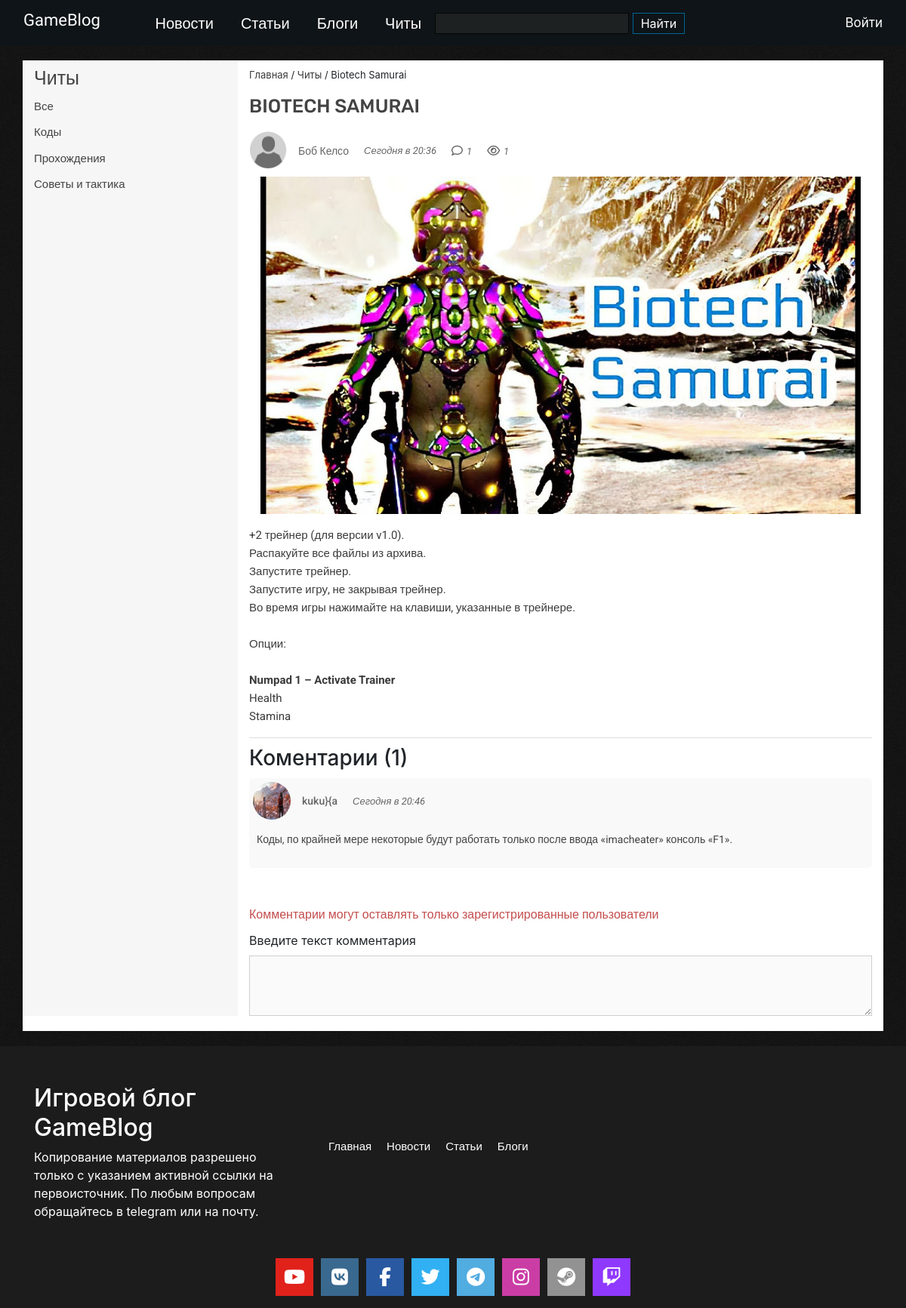
Screenshot of /cheats/detail/3 with the database file from the repository.
### tables this page shows
CREATE TABLE `category` (
  `id` int(11) NOT NULL,
  `title` varchar(255) NOT NULL,
  `code` varchar(255) NOT NULL,
  `table_name` varchar(255) NOT NULL
);

CREATE TABLE `cheats` (
  `id` int(11) NOT NULL,
  `cat_id` int(11) NOT NULL,
  `title` varchar(255) NOT NULL,
  `description` text NOT NULL,
  `author` varchar(50) NOT NULL,
  `date` datetime NOT NULL,
  `image` varchar(100) NOT NULL,
  `meta_desc` text NOT NULL,
  `meta_keywords` text NOT NULL,
  `showSlider` int(11) NOT NULL DEFAULT 0
);

CREATE TABLE `users` (
  `id` int(11) NOT NULL,
  `login` varchar(50) NOT NULL,
  `password` varchar(255) NOT NULL,
  `name` varchar(255) NOT NULL,
  `email` varchar(50) NOT NULL,
  `image` varchar(255) NOT NULL,
  `date` datetime NOT NULL,
  `role` enum('admin','user') NOT NULL
);

CREATE TABLE `comments` (
  `id` int(11) NOT NULL,
  `author_id` int(11) NOT NULL,
  `author` varchar(50) NOT NULL DEFAULT 'anonim',
  `text` text NOT NULL,
  `table_name` varchar(10) NOT NULL,
  `table_row_id` int(11) NOT NULL,
  `date` datetime NOT NULL,
  `active` int(11) NOT NULL DEFAULT 0
);

### public/index.php (called while the page is built, shortened)
<?php
$qStr = $_SERVER['QUERY_STRING'];
spl_autoload_register(function ($className){
    $className = ROOT .'/'. str_replace('\\', '/', $className) . '.php';
});
Router::dispatch($qStr);

### app/controllers/CheatsController.php (called while the page is built, shortened)
<?php
class CheatsController extends AppController
{
    public function detailAction()
    {
        $id = intval($this->route['id']);
        $comments = new Comment();
        $cheats = new Cheat();
        $detailCheat = $cheats->findOneByTable($id);
        $arrComments = $comments->getComments($id, 'cheats');
        $categoryCheats = $cheats->getCategory('category', 'cheats');
    }
}

### app/models/Comment.php (called while the page is built, shortened)
<?php
class Comment extends Model
{
    public function getComments($id, $table)
    {
        $sql = "SELECT C.author, C.date AS date, C.text, U.image FROM comments AS C JOIN {$table} AS N ON C.table_name = '{$table}' AND C.table_row_id = N.id JOIN users AS U ON U.id = C.author_id AND N.id = :id WHERE C.active = 1";
        return $this->db->query($sql, [':id' => $id]);
    }
}

### app/views/Cheats/detail.php (the view, shortened to what this page needs)
<div class="container">
    <div class="row main-content">
        <div class="col-xs-12 col-sm-12 col-md-3 col-lg-3 sidebar-article sidebar">
            <span class="sidebar-title">Читы</span>
            <div class="category-news">
                <ul class="category-news-list">
                    <li class="category-news_item"><a href="/cheats">Все</a></li>
                    <? foreach ($arrCategory as $category): ?>
                    <li class="category-news_item"><a href="/cheats/category/<?= $category['code'] ?>"><?= $category['title'] ?></a></li>
                    <? endforeach; ?>
                </ul>
            </div>
        </div>
        <div class="col-xs-12 col-sm-12 col-md-9 col-lg-9 article-content">
            <div class="block-breadcrumbs">
                <p class="wrapper_p"><a href="">Главная</a> / <a href="/cheats">Читы</a> / <?= $detailCheat['title'] ?></p>
            </div>
            <div class="article-header">
                <h1 class="article-title"><?= $detailCheat['title'] ?></h1>
            </div>
            <div class="article-info">
                <div class="article-info-author">
                    <div class="image_author">
                        <img src="<?=PATH_AVATAR?>/<?=$detailCheat['u_img']?>" alt="author image">
                    </div>
                    <span class="name-author"><a><?= $detailCheat['login'] ?></a></span>
                </div>
                <div class="article-info-date">
                    <span><?= $detailCheat['date'] ?></span>
                </div>
                <div class="article-info-comments">
                    <i class="fa fa-comment-o" aria-hidden="true"></i><span><?= $detailCheat['comments'] ?></span>
                </div>
                <div class="article-info-views">
                    <i class="fa fa-eye" aria-hidden="true"></i><span><?= $detailCheat['views'] ?></span>
                </div>
            </div>
            <div class="col-md-12 article-img">
                <img src="<?=PATH_IMAGE?>/<?=$detailCheat['t_img']?>" alt="">
            </div>
            <div class="article-description">
                <p><?= $detailCheat['description'] ?></p>
            </div>
            <div class="article-comments">
                <? if (!empty($comments)): ?>
                <h3>Коментарии (<?=count($comments) ?>)</h3>
                <? foreach ($comments as $comment): ?>
                <div class="block-comment">
                    <div class="block-author">
                        <div class="block-author-image">
                            <img src="<?=PATH_AVATAR?>/<?=$comment['image']?>" alt="author image">
                        </div>
                        <span class="block-author-name"><?= $comment['author'] ?></span>
                        <span class="block-author-date"><?= $comment['date'] ?></span>
                    </div>
                    <div class="block-text-comment">
                        <p><?= $comment['text'] ?></p>
                    </div>
                </div>
                <? endforeach; ?>
                <? else: ?>
                <h3>Комментариев нет</h3>
                <? endif; ?>
            </div>
            <div class="article-form-comment">
                <form action="" class="form" method="post">
                    <? if (!isset($_SESSION['user']['login'])): ?>
                        <span class="not_comment">Комментарии могут оставлять только зарегистрированные пользователи</span>
                        <label class="qw" for="text_comment">Введите текст комментария</label>
                        <textarea disabled name="text_comment" id="text_comment" class="text_comment"></textarea>
                    <? else: ?>
                        <label class="qw" for="text_comment">Введите текст комментария</label>
                        <textarea name="text_comment" id="text_comment" class="text_comment"></textarea>
                        <input type="submit" name="add_comment" class="add_comment" id="submit" value="Опубликовать">
                    <? endif; ?>
                </form>
            </div>
        </div>
    </div>
</div>

### rows the page displays
category: title "Коды"
category: title "Прохождения"
category: title "Советы и тактика"
cheats: title "Biotech Samurai", title "BIOTECH SAMURAI", users.image (placeholder picture), users.login "Боб Келсо", image (picture), description "+2 трейнер (для версии v1.0). Распакуйте все файлы из архива. Запустите трейнер. Запустите игру, не закрывая трейнер. Во время игры нажимайте на клавиши, указанные в трейнере. Опции: Numpad 1 – Activate Trainer Health Stamina"
comments: author.image (picture), author "kuku}{a", date "Сегодня в 20:46", text "Коды, по крайней мере некоторые будут работать только после ввода «imacheater» консоль «F1»."

### other values shown
$detailCheat['date'] "Сегодня в 20:36"
$detailCheat['comments'] "1"
$detailCheat['views'] "1"
count($comments) "1"
